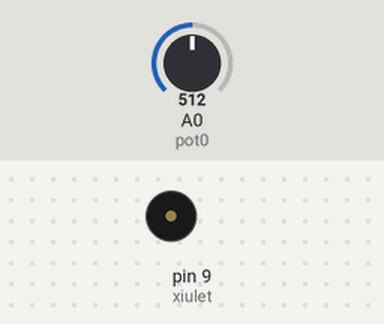
The sketch below on a simulated Arduino Uno, built with avr-gcc and run on an emulated ATmega328P. Shown: buzzer (waves = sounding). The test bench sets the inputs (shaded band); at power-on: A0 (pot0) = 512.

Above: at 1.8 s.
1.9 s: A0 (pot0) set to 306
At 2.2 s:
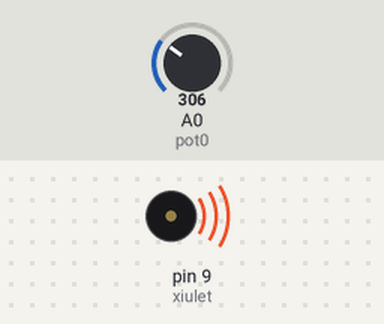
5.4 s: A0 (pot0) set to 122
At 5.56 s:
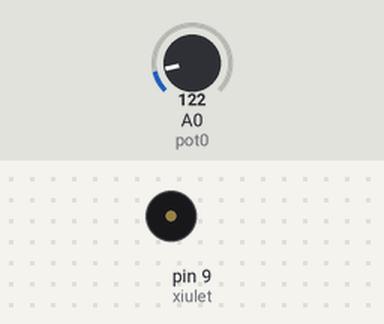
Timing chart, 0 to 14.9 s (numbered marks = the images above; inputs shaded):
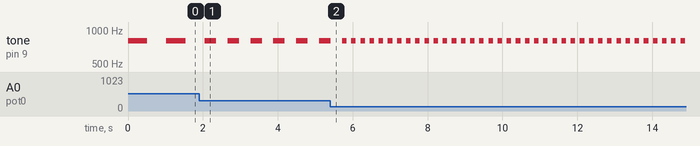

The sketch:

Ex_1.ino
```cpp
/****************************************************************
**                                                             **
**                         TÍTOL:                              **
**          Posar un nom representatiu del programa            **
**                                                             **
**  NOM: Alex P                      DATA: xx/xx/20xx **
****************************************************************/
//********** Includes *************************************************************

//********** Variables ************************************************************
const byte xiulet = 9;        // donar nom al pin 9 de l’Arduino
const byte pot0 = A0;         // donar nom al pin A0 de l’Arduino
int valPot0;                 // guardar valor del potenciometre

//********** Setup ****************************************************************
void setup()
{
  pinMode(xiulet, OUTPUT);   // definir el pin 9 com una sortida
}

//********** Loop *****************************************************************
void loop()
{
  valPot0 = analogRead(pot0);    // llegir valor potenciòmetre

  tone(xiulet, 800, valPot0);    // xiulet de durada valPot0
  delay(2*valPot0);              // esperar valPot0 del xiulet + valPot0 silenci
}

//********** Funcions *************************************************************
```

Measured:
- after the input at 1.9 s, tone on pin 9 (xiulet): alternates 800 Hz for 0.31 s and silent for 0.31 s, starting after 0.45 s
- by itself, tone on pin 9 (xiulet): alternates 800 Hz for 0.51 s and silent for 0.51 s
